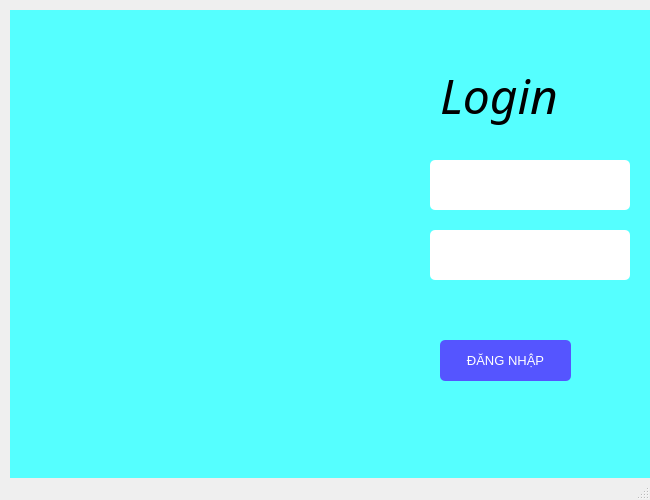
<?xml version="1.0" encoding="UTF-8"?>
<ui version="4.0">
 <class>MainWindow</class>
 <widget class="QMainWindow" name="MainWindow">
  <property name="geometry">
   <rect>
    <x>0</x>
    <y>0</y>
    <width>650</width>
    <height>500</height>
   </rect>
  </property>
  <property name="windowTitle">
   <string>MainWindow</string>
  </property>
  <widget class="QWidget" name="centralwidget">
   <widget class="QWidget" name="widget" native="true">
    <property name="geometry">
     <rect>
      <x>10</x>
      <y>10</y>
      <width>650</width>
      <height>471</height>
     </rect>
    </property>
    <property name="styleSheet">
     <string notr="true">background-color: rgb(85, 255, 255);</string>
    </property>
    <widget class="QLabel" name="label">
     <property name="geometry">
      <rect>
       <x>0</x>
       <y>0</y>
       <width>351</width>
       <height>471</height>
      </rect>
     </property>
     <property name="styleSheet">
      <string notr="true">border-image: url(:/image/venv/rec/images/img_xe.jpg);</string>
     </property>
     <property name="text">
      <string/>
     </property>
    </widget>
    <widget class="QLabel" name="label_2">
     <property name="geometry">
      <rect>
       <x>430</x>
       <y>50</y>
       <width>141</width>
       <height>71</height>
      </rect>
     </property>
     <property name="font">
      <font>
       <family>Brush Script MT</family>
       <pointsize>36</pointsize>
       <weight>50</weight>
       <italic>true</italic>
       <bold>false</bold>
       <kerning>false</kerning>
      </font>
     </property>
     <property name="text">
      <string>Login</string>
     </property>
    </widget>
    <widget class="QPushButton" name="bt_login">
     <property name="geometry">
      <rect>
       <x>430</x>
       <y>330</y>
       <width>131</width>
       <height>41</height>
      </rect>
     </property>
     <property name="font">
      <font>
       <pointsize>10</pointsize>
      </font>
     </property>
     <property name="styleSheet">
      <string notr="true">QPushButton#bt_login {
    background-color: rgb(85, 85, 255);
    color: rgb(255, 255, 255);
    border-radius: 5px;
}

QPushButton#bt_login:hover {
    background-color: rgb(85, 85, 85);
}

QPushButton#bt_login:pressed {
    background-color: rgb(85, 85, 0);
    padding-left: 5px;
    padding-top: 5px;
}




</string>
     </property>
     <property name="text">
      <string>ĐĂNG NHẬP</string>
     </property>
    </widget>
    <widget class="QLabel" name="label_3">
     <property name="geometry">
      <rect>
       <x>370</x>
       <y>160</y>
       <width>40</width>
       <height>40</height>
      </rect>
     </property>
     <property name="styleSheet">
      <string notr="true">
border-image: url(:/image/venv/rec/icons/user (1).png);</string>
     </property>
     <property name="text">
      <string/>
     </property>
    </widget>
    <widget class="QLabel" name="label_4">
     <property name="geometry">
      <rect>
       <x>370</x>
       <y>230</y>
       <width>40</width>
       <height>40</height>
      </rect>
     </property>
     <property name="styleSheet">
      <string notr="true">border-image: url(:/image/venv/rec/icons/padlock.png);</string>
     </property>
     <property name="text">
      <string/>
     </property>
    </widget>
    <widget class="QLineEdit" name="tx_user">
     <property name="geometry">
      <rect>
       <x>420</x>
       <y>150</y>
       <width>200</width>
       <height>50</height>
      </rect>
     </property>
     <property name="font">
      <font>
       <pointsize>12</pointsize>
      </font>
     </property>
     <property name="styleSheet">
      <string notr="true">background-color: rgb(255, 255, 255);
border-radius: 5px;</string>
     </property>
    </widget>
    <widget class="QLineEdit" name="tx_pass">
     <property name="geometry">
      <rect>
       <x>420</x>
       <y>220</y>
       <width>200</width>
       <height>50</height>
      </rect>
     </property>
     <property name="font">
      <font>
       <pointsize>12</pointsize>
      </font>
     </property>
     <property name="styleSheet">
      <string notr="true">background-color: rgb(255, 255, 255);
border-radius: 5px;</string>
     </property>
    </widget>
   </widget>
  </widget>
  <widget class="QStatusBar" name="statusbar"/>
 </widget>
 <resources>
  <include location="../rec.qrc"/>
 </resources>
 <connections/>
</ui>
